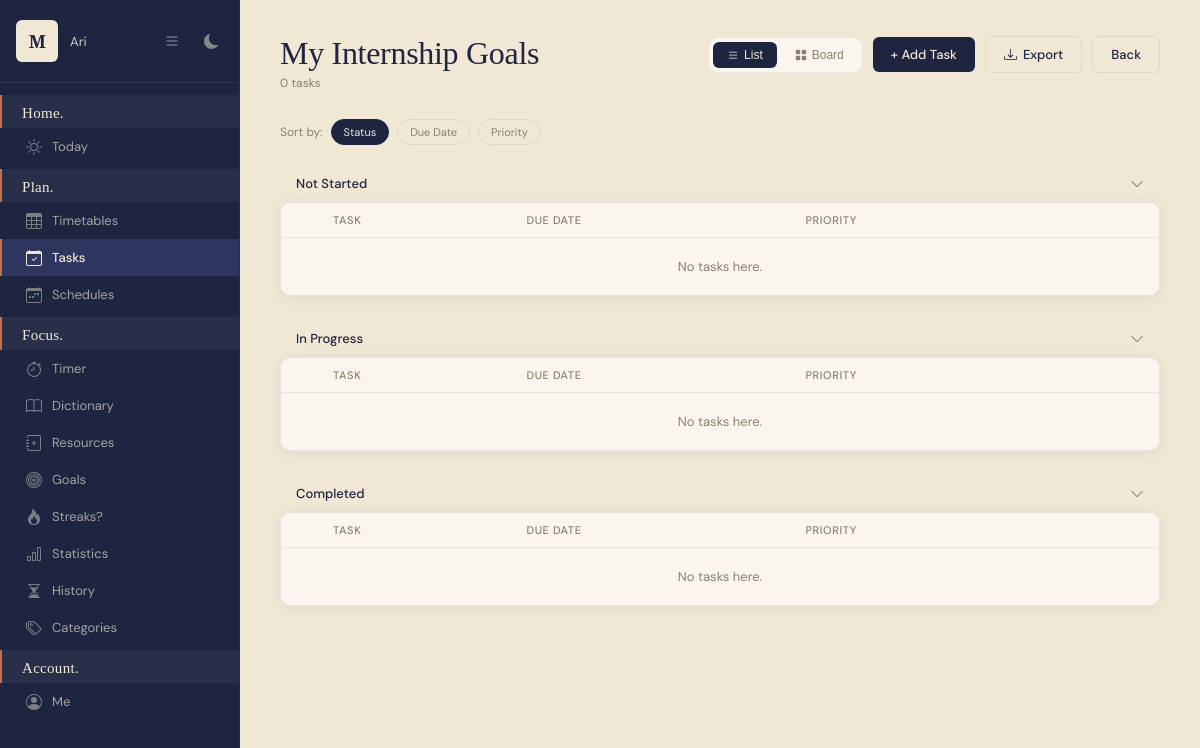
The app's page /tasks/3/ (signed in), older data.
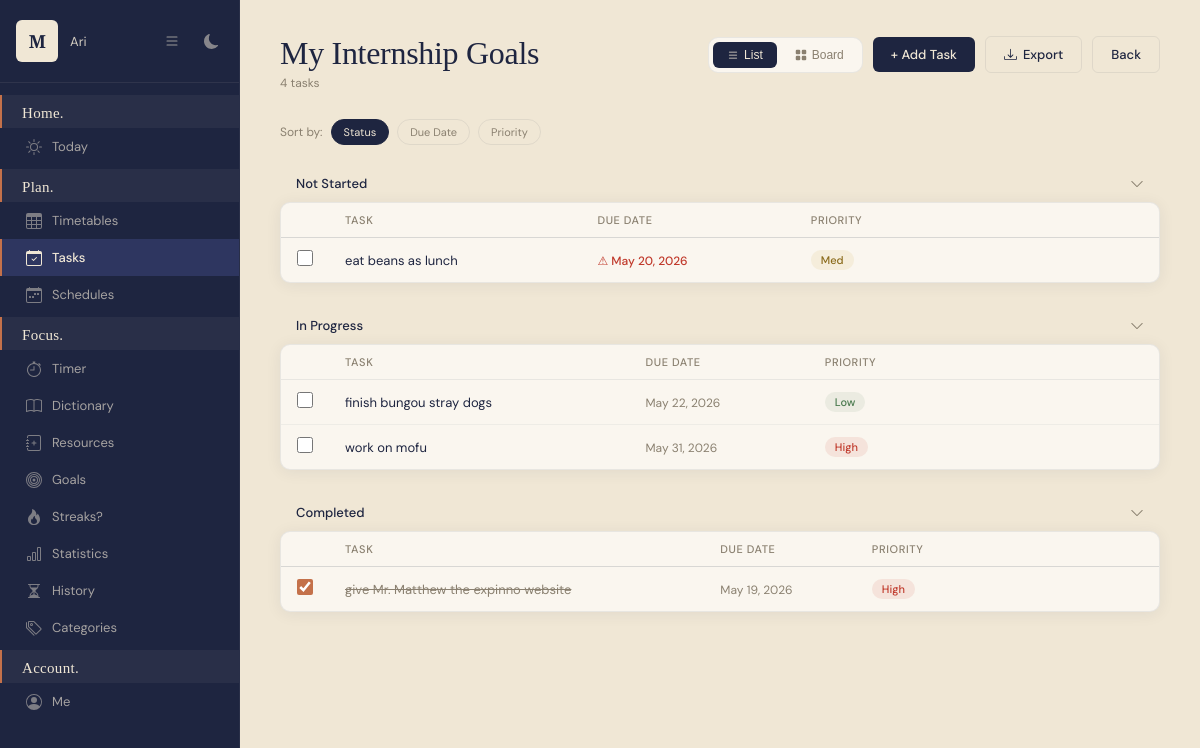
The same page, newer data.
### planner/models.py (models this page shows, shortened)
class TaskBoard(models.Model):
    user = models.ForeignKey(User, on_delete=models.CASCADE)
    name = models.CharField(max_length=100)
    created_at = models.DateTimeField(auto_now_add=True)

class Task(models.Model):
    PRIORITY_CHOICES = [
        ('low', 'Low'),
        ('medium', 'Medium'),
        ('high', 'High'),
    ]
    STATUS_CHOICES = [
        ('not_started', 'Not Started'),
        ('in_progress', 'In Progress'),
        ('completed', 'Completed'),
    ]
    task_board = models.ForeignKey(TaskBoard, on_delete=models.CASCADE, related_name="tasks")
    title = models.CharField(max_length=200)
    description = models.TextField(blank=True, null=True)
    priority = models.CharField(max_length=10, choices=PRIORITY_CHOICES, default='medium')
    status = models.CharField(max_length=20, choices=STATUS_CHOICES, default='not_started')
    is_done = models.BooleanField(default=False)  # Keep for backward compatibility
    due_date = models.DateField(blank=True, null=True)

### planner/views/task_views.py (the view)
# urls.py: path('tasks/<int:board_id>/', views.task_board, name='task_board'),
@login_required(login_url='planner:login')
def task_board(request, board_id):
    tb = get_object_or_404(TaskBoard, id=board_id, user=request.user)
    tasks = tb.tasks.all().order_by("due_date", "id")
    today = timezone.now().date()
    return render(request, "task_board.html", {
        "task_board": tb,
        "tasks": tasks,
        "today": today,
    })

### planner/templates/task_board.html (shortened to what this page needs)
{% extends 'base.html' %}
{% block nav_tasks %}active{% endblock %}
{% block content %}
    <div class="sv-header">
        <div>
            <h1 class="sv-title">{{ task_board.name }}</h1>
            <p class="sv-subtitle">{{ tasks.count }} task{{ tasks.count|pluralize }}</p>
        </div>
        <div class="sv-header-actions">
            <div class="view-toggle">
                <button class="view-toggle-btn active" id="listViewBtn" onclick="switchView('list')">
                    <svg xmlns="http://www.w3.org/2000/svg" width="12" height="12" fill="currentColor" viewBox="0 0 16 16">
                        <path fill-rule="evenodd" d="M2.5 12a.5.5 0 0 1 .5-.5h10a.5.5 0 0 1 0 1H3a.5.5 0 0 1-.5-.5m0-4a.5.5 0 0 1 .5-.5h10a.5.5 0 0 1 0 1H3a.5.5 0 0 1-.5-.5m0-4a.5.5 0 0 1 .5-.5h10a.5.5 0 0 1 0 1H3a.5.5 0 0 1-.5-.5"/>
                    </svg>
                    List
                </button>
                <button class="view-toggle-btn" id="boardViewBtn" onclick="switchView('board')">
                    Board
                </button>
            </div>
            <a href="{% url 'planner:add_task' task_board.id %}" class="btn btn-primary">+ Add Task</a>
            <a href="{% url 'planner:export_tasks_pdf' task_board.id %}" class="btn btn-ghost" target="_blank">
                Export
            </a>
            <a href="{% url 'planner:tasks_home' %}" class="btn btn-ghost"> Back</a>
        </div>
    </div>
    <div class="sort-bar" id="sortBar">
        <span class="sort-label">Sort by:</span>
        <button class="sort-btn active" onclick="sortTasks('status', this)">Status</button>
        <button class="sort-btn" onclick="sortTasks('due_date', this)">Due Date</button>
        <button class="sort-btn" onclick="sortTasks('priority', this)">Priority</button>
    </div>
    <div class="list-view visible" id="listView">
        {% with not_started=items|dictsort:"title" %}
        <div class="status-group" id="group-not-started">
            <div class="status-group-header" onclick="toggleGroup('group-not-started')">
                <span class="status-group-label">
                    Not Started
                </span>
                <svg class="status-group-chevron" xmlns="http://www.w3.org/2000/svg" width="14" height="14" fill="currentColor" viewBox="0 0 16 16">
                    <path fill-rule="evenodd" d="M1.646 4.646a.5.5 0 0 1 .708 0L8 10.293l5.646-5.647a.5.5 0 0 1 .708.708l-6 6a.5.5 0 0 1-.708 0l-6-6a.5.5 0 0 1 0-.708"/>
                </svg>
            </div>
            <div class="task-table-wrap group-body">
                <table class="task-table">
                    <thead>
                        <tr>
                            <th style="width:36px;"></th>
                            <th>Task</th>
                            <th>Due Date</th>
                            <th>Priority</th>
                            <th></th>
                        </tr>
                    </thead>
                    <tbody>
                        {% for item in tasks %}
                        {% if item.status == 'not_started' %}
                        <tr>
                            <td>
                                <form method="post" action="{% url 'planner:toggle_task' item.id %}">
                                    <input type="checkbox" class="task-check" onchange="this.form.submit()" {% if item.is_done %}checked{% endif %}>
                                </form>
                            </td>
                            <td><span class="task-name {% if item.is_done %}done{% endif %}">{{ item.title }}</span></td>
                            <td>
                                {% if item.due_date %}
                                    <span class="task-due {% if item.due_date < today and not item.is_done %}overdue{% endif %}">
                                        {% if item.due_date < today and not item.is_done %}⚠ {% endif %}
                                        {{ item.due_date|date:"M d, Y" }}
                                    </span>
                                {% else %}
                                    <span class="task-due">—</span>
                                {% endif %}
                            </td>
                            <td>
                                {% if item.priority == 'high' %}<span class="badge badge-high">High</span>
                                {% elif item.priority == 'medium' %}<span class="badge badge-medium">Med</span>
                                {% else %}<span class="badge badge-low">Low</span>{% endif %}
                            </td>
                            <td>
                            </td>
                        </tr>
                        {% endif %}
                        {% empty %}
                        <tr><td colspan="5" style="text-align:center; color:var(--text-muted); padding: 20px;">No tasks here.</td></tr>
                        {% endfor %}
                    </tbody>
                </table>
            </div>
        </div>
        {% endwith %}
        <div class="status-group" id="group-in-progress">
            <div class="status-group-header" onclick="toggleGroup('group-in-progress')">
                <span class="status-group-label">
                    In Progress
                </span>
                <svg class="status-group-chevron" xmlns="http://www.w3.org/2000/svg" width="14" height="14" fill="currentColor" viewBox="0 0 16 16">
                    <path fill-rule="evenodd" d="M1.646 4.646a.5.5 0 0 1 .708 0L8 10.293l5.646-5.647a.5.5 0 0 1 .708.708l-6 6a.5.5 0 0 1-.708 0l-6-6a.5.5 0 0 1 0-.708"/>
                </svg>
            </div>
            <div class="task-table-wrap group-body">
                <table class="task-table">
                    <thead>
                        <tr>
                            <th style="width:36px;"></th>
                            <th>Task</th>
                            <th>Due Date</th>
                            <th>Priority</th>
                            <th></th>
                        </tr>
                    </thead>
                    <tbody>
                        {% for item in tasks %}
                        {% if item.status == 'in_progress' %}
                        <tr>
                            <td>
                                <form method="post" action="{% url 'planner:toggle_task' item.id %}">
                                    <input type="checkbox" class="task-check" onchange="this.form.submit()" {% if item.is_done %}checked{% endif %}>
                                </form>
                            </td>
                            <td><span class="task-name {% if item.is_done %}done{% endif %}">{{ item.title }}</span></td>
                            <td>
                                {% if item.due_date %}
                                    <span class="task-due {% if item.due_date < today and not item.is_done %}overdue{% endif %}">
                                        {{ item.due_date|date:"M d, Y" }}
                                    </span>
                                {% else %}
                                    <span class="task-due">—</span>
                                {% endif %}
                            </td>
                            <td>
                                {% if item.priority == 'high' %}<span class="badge badge-high">High</span>
                                {% elif item.priority == 'medium' %}<span class="badge badge-medium">Med</span>
                                {% else %}<span class="badge badge-low">Low</span>{% endif %}
                            </td>
                            <td>
                            </td>
                        </tr>
                        {% endif %}
                        {% empty %}
                        <tr><td colspan="5" style="text-align:center; color:var(--text-muted); padding: 20px;">No tasks here.</td></tr>
                        {% endfor %}
                    </tbody>
                </table>
            </div>
        </div>
        <div class="status-group" id="group-completed">
            <div class="status-group-header" onclick="toggleGroup('group-completed')">
                <span class="status-group-label">
                    Completed
                </span>
                <svg class="status-group-chevron" xmlns="http://www.w3.org/2000/svg" width="14" height="14" fill="currentColor" viewBox="0 0 16 16">
                    <path fill-rule="evenodd" d="M1.646 4.646a.5.5 0 0 1 .708 0L8 10.293l5.646-5.647a.5.5 0 0 1 .708.708l-6 6a.5.5 0 0 1-.708 0l-6-6a.5.5 0 0 1 0-.708"/>
                </svg>
            </div>
            <div class="task-table-wrap group-body">
                <table class="task-table">
                    <thead>
                        <tr>
                            <th style="width:36px;"></th>
                            <th>Task</th>
                            <th>Due Date</th>
                            <th>Priority</th>
                            <th></th>
                        </tr>
                    </thead>
                    <tbody>
                        {% for item in tasks %}
                        {% if item.status == 'completed' %}
                        <tr>
                            <td>
                                <form method="post" action="{% url 'planner:toggle_task' item.id %}">
                                    <input type="checkbox" class="task-check" onchange="this.form.submit()" {% if item.is_done %}checked{% endif %}>
                                </form>
                            </td>
                            <td><span class="task-name done">{{ item.title }}</span></td>
                            <td>
                                {% if item.due_date %}
                                    <span class="task-due">{{ item.due_date|date:"M d, Y" }}</span>
                                {% else %}
                                    <span class="task-due">—</span>
                                {% endif %}
                            </td>
                            <td>
                                {% if item.priority == 'high' %}<span class="badge badge-high">High</span>
                                {% elif item.priority == 'medium' %}<span class="badge badge-medium">Med</span>
                                {% else %}<span class="badge badge-low">Low</span>{% endif %}
                            </td>
                            <td>
                            </td>
                        </tr>
                        {% endif %}
                        {% empty %}
                        <tr><td colspan="5" style="text-align:center; color:var(--text-muted); padding: 20px;">No tasks here.</td></tr>
                        {% endfor %}
                    </tbody>
                </table>
            </div>
        </div>
    </div>
{% endblock %}

### planner/templates/base.html (shortened to what this page needs)
<!DOCTYPE html>
<html lang="en">
<head>
    <link rel="stylesheet" href="https://cdn.jsdelivr.net/npm/flatpickr/dist/flatpickr.min.css">
</head>
<body>
{% if user.is_authenticated %}
<aside>
    <div class="sidebar-top">
        <div class="logo-box">M</div>
        <span class="sidebar-username">{{ user.username }}</span>
        <button class="sidebar-toggle" id="sidebarToggle" title="Toggle sidebar">
            <svg xmlns="http://www.w3.org/2000/svg" width="16" height="16" fill="currentColor" viewBox="0 0 16 16">
                <path fill-rule="evenodd" d="M2.5 12a.5.5 0 0 1 .5-.5h10a.5.5 0 0 1 0 1H3a.5.5 0 0 1-.5-.5m0-4a.5.5 0 0 1 .5-.5h10a.5.5 0 0 1 0 1H3a.5.5 0 0 1-.5-.5m0-4a.5.5 0 0 1 .5-.5h10a.5.5 0 0 1 0 1H3a.5.5 0 0 1-.5-.5"/>
            </svg>
        </button>
        <button class="theme-toggle" id="themeToggle" title="Toggle dark mode">
        </button>
    </div>
    <nav>
        <div class="nav-section">
            <span class="nav-section-label">Home.</span>
            <a href="{% url 'planner:home' %}" class="nav-link {% block nav_today %}{% endblock %}" data-tooltip="Today">
                <span>Today</span>
            </a>
        </div>
        <div class="nav-section">
            <span class="nav-section-label">Plan.</span>
            <a href="{% url 'planner:timetable_home' %}" class="nav-link {% block nav_timetable %}{% endblock %}" data-tooltip="Today">
                <span>Timetables</span>
            </a>
            <a href="{% url 'planner:tasks_home' %}" class="nav-link {% block nav_tasks %}{% endblock %}" data-tooltip="Today">
                <span>Tasks</span>
            </a>
            <a href="{% url 'planner:schedule_home' %}" class="nav-link {% block nav_schedule %}{% endblock %}" data-tooltip="Schedule">
                <span>Schedules</span>
            </a>
        </div>
        <div class="nav-section">
            <span class="nav-section-label">Focus.</span>
            <a href="{% url 'planner:study_timer' %}" class="nav-link {% block nav_timer %}{% endblock %}" data-tooltip="Today">
                <span>Timer</span>
            </a>
            <a href="{% url 'planner:dictionary' %}" class="nav-link {% block nav_dictionary %}{% endblock %}" data-tooltip="Today">
                <span>Dictionary</span>
            </a>
            <a href="{% url 'planner:study_resources' %}" class="nav-link {% block nav_resources %}{% endblock %}" data-tooltip="Today">
                <span>Resources</span>
            </a>
            <a href="{% url 'planner:study_goals' %}" class="nav-link {% block nav_goals %}{% endblock %}" data-tooltip="Today">
                <span>Goals</span>
            </a>
            <a href="{% url 'planner:study_streaks' %}" class="nav-link {% block nav_streaks %}{% endblock %}" data-tooltip="Today">
                <span>Streaks?</span>
            </a>
            <a href="{% url 'planner:study_statistics' %}" class="nav-link {% block nav_statistics %}{% endblock %}" data-tooltip="Today">
                <span>Statistics</span>
            </a>
            <a href="{% url 'planner:study_history' %}" class="nav-link {% block nav_history %}{% endblock %}" data-tooltip="Today">
                <span>History</span>
            </a>
            <a href="{% url 'planner:manage_categories' %}" class="nav-link {% block nav_categories %}{% endblock %}" data-tooltip="Today">
                <span>Categories</span>
            </a>
        </div>
        <div class="nav-section">
            <span class="nav-section-label">Account.</span>
            <a href="{% url 'planner:my_account' %}" class="nav-link {% block nav_account %}{% endblock %}" data-tooltip="Today">
                <svg xmlns="http://www.w3.org/2000/svg" width="14" height="14" fill="currentColor" viewBox="0 0 16 16">
                    <path d="M11 6a3 3 0 1 1-6 0 3 3 0 0 1 6 0"/>
                    <path fill-rule="evenodd" d="M0 8a8 8 0 1 1 16 0A8 8 0 0 1 0 8m8-7a7 7 0 0 0-5.468 11.37C3.242 11.226 4.805 10 8 10s4.757 1.225 5.468 2.37A7 7 0 0 0 8 1"/>
                </svg>
                <span>Me</span>
            </a>
        </div>
    </nav>
</aside>
<main>
{% else %}
<main style="margin-left: 0;">
{% endif %}
    {% block content %}{% endblock %}
</main>
</body>
</html>

Row changes from the older to the newer data that the page shows:
added Task: title "eat beans as lunch", due_date "May 20, 2026", priority "Med", shown under "My Internship Goals"
added Task: title "finish bungou stray dogs", due_date "May 22, 2026", priority "Low"
added Task: title "work on mofu", due_date "May 31, 2026", priority "High"
added Task: is_done "☑", title "give Mr. Matthew the expinno website", due_date "May 19, 2026", priority "High"
Text that changed along with them:
{{ tasks.count }}: "0" → "4"
text no longer shown: "No tasks here. No tasks here. No tasks here."
